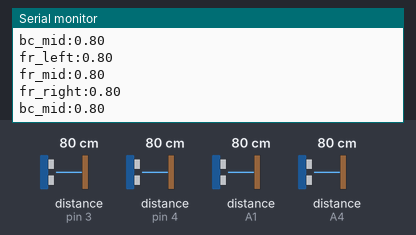
A sketch run on a simulated Arduino Uno, built with avr-gcc and run on an emulated ATmega328P. On the bench: the last lines printed to the serial monitor. Wiring (inferred from the names in the program): 4 × ultrasonic range finder: trigger pin 2, echo pin 3 / trigger pin 5, echo pin 4 / trigger A2, echo A1 / trigger A3, echo A4. Inputs (shaded band) come from the test bench; at power-on: distance to the obstacle (sensors on pin 3, pin 4, A1, A4) 80 cm. The echo pulse lasts 58.3 µs per cm.

Above: at 1.3 s.
1.4 s: distance to the obstacle (sensor on pin 3) set to 2 cm
At 2.0 s:
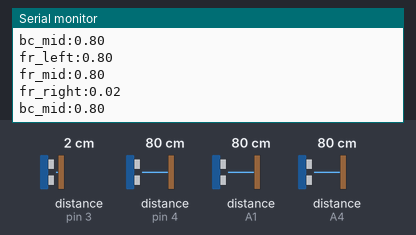
2.9 s: distance to the obstacle (sensor on pin 4) set to 2 cm
At 3.6 s:
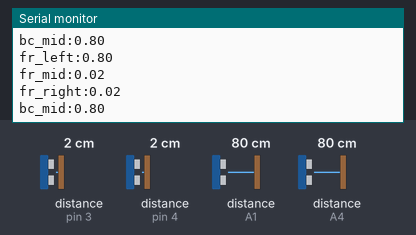
4.4 s: distance to the obstacle (sensor on A1) set to 2 cm
At 5.1 s:
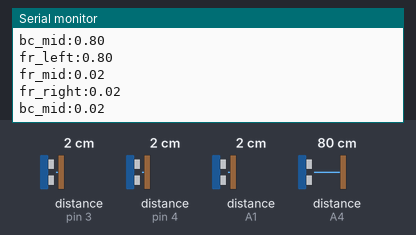
5.9 s: distance to the obstacle (sensor on A4) set to 2 cm
7.4 s: distance to the obstacle (sensor on pin 3) set to 4 cm
At 8.1 s:
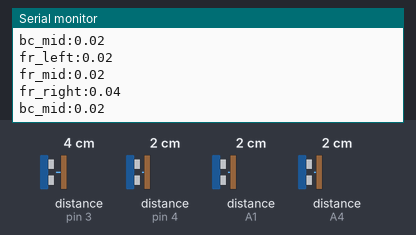
8.9 s: distance to the obstacle (sensor on pin 4) set to 4 cm
At 9.6 s:
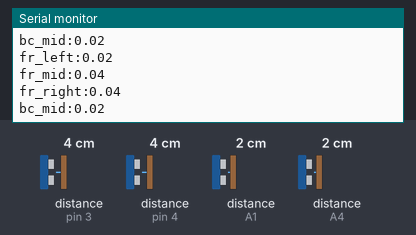
Timing chart, 0 to 11.4 s (numbered marks = the images above; inputs shaded):
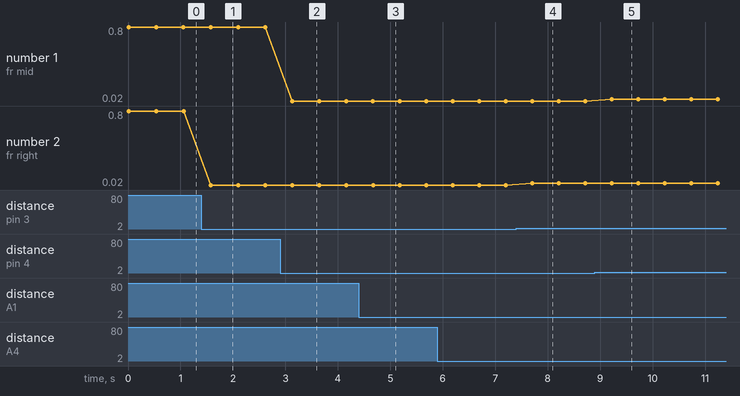

Measured:
- after the input at 1.4 s, the serial monitor: prints a new line after 0.18 s (image 1)
- after the input at 2.9 s, the serial monitor: prints a new line after 0.23 s (image 2)
- after the input at 4.4 s, the serial monitor: prints a new line after 0.27 s (image 3)
- after the input at 7.4 s, the serial monitor: prints a new line after 0.31 s (image 4)
- after the input at 8.9 s, the serial monitor: prints a new line after 0.32 s (image 5)
- plotted number 2: 0.8 → 0.02 after the input at 1.4 s, 0.02 → 0.04 after the input at 7.4 s

The sketch:

test_ultrasonic.ino
```cpp
// Define trigger and echo pins for each sensor
const int trigPins[4] = {A3, 5, 2, A2};
const int echoPins[4] = {A4, 4, 3, A1};

// Sensor labels for serial output
const char* sensorNames[4] = {"fr_left", "fr_mid", "fr_right", "bc_mid"};

// Store distance values
float distances[4] = {0.0, 0.0, 0.0, 0.0};

// Maximum range in centimeters (4 meters)
const float MAX_RANGE_M = 4.0;

void setup() {
    Serial.begin(115200);

    // Initialize sensor pins
    for (int i = 0; i < 4; i++) {
        pinMode(trigPins[i], OUTPUT);
        pinMode(echoPins[i], INPUT);
    }
}

void loop() {
    for (int i = 0; i < 4; i++) {
        distances[i] = measureDistance(trigPins[i], echoPins[i]);

        Serial.print(sensorNames[i]);
        Serial.print(":");
        Serial.println(distances[i]);
    }
    delay(500);
}

// Function to measure distance from ultrasonic sensor
float measureDistance(int trigPin, int echoPin) {
    digitalWrite(trigPin, LOW);
    delayMicroseconds(2);

    digitalWrite(trigPin, HIGH);
    delayMicroseconds(10);
    digitalWrite(trigPin, LOW);

    long timeElapsed = pulseIn(echoPin, HIGH, 23386);  // Timeout for 4m range

    // If timeout occurred, return max range
    if (timeElapsed == 0) {
        return MAX_RANGE_M;  // No echo received within max range
    }

    // Convert time to distance (cm)
    float distance = (float)timeElapsed / 1000000.0 / 2.0 * 343.0;

    // Cap the distance to 4 meters
    if (distance > MAX_RANGE_M) {
        distance = MAX_RANGE_M;
    }

    return distance;
}
```
